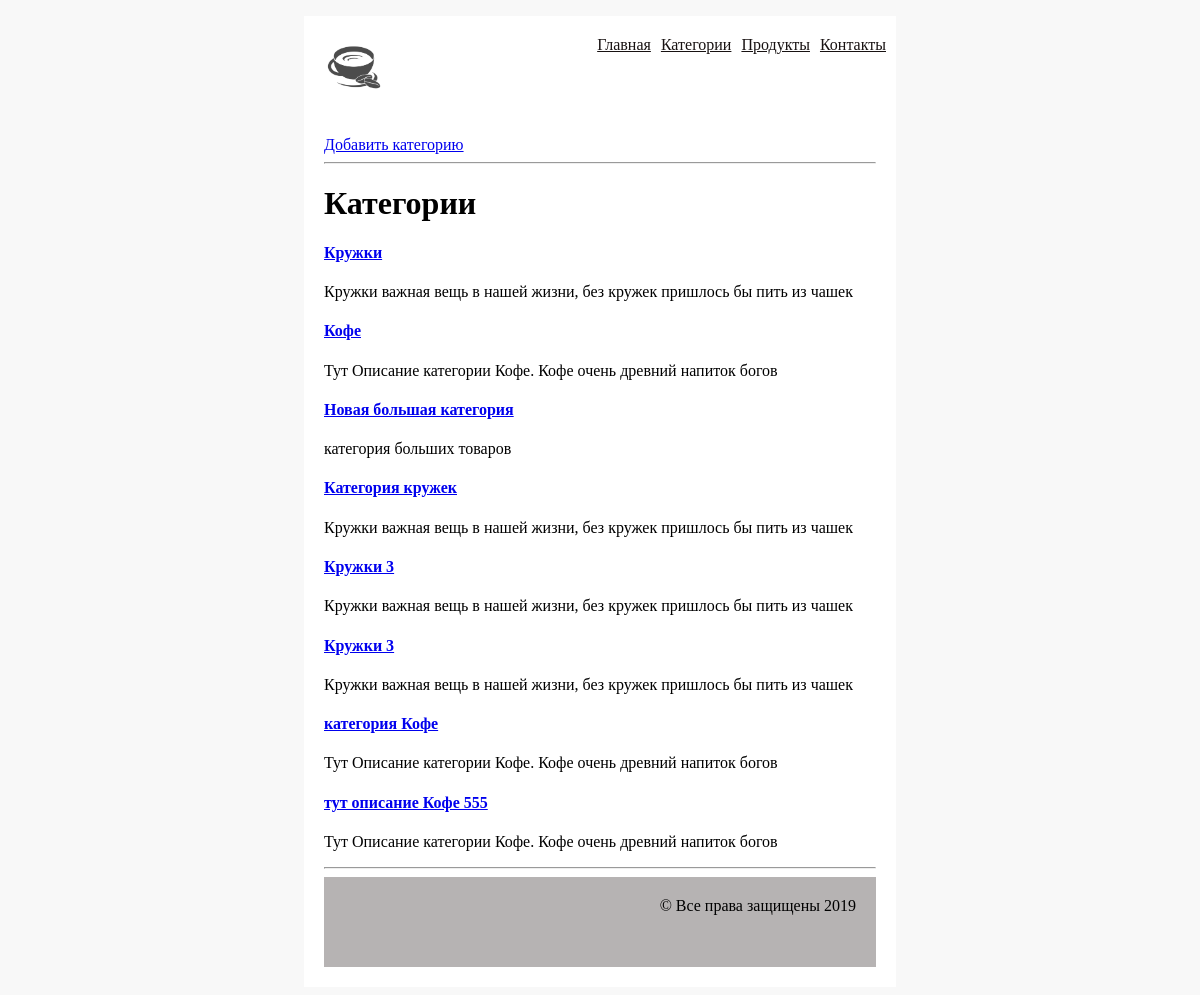
The app's page /category/, older data.
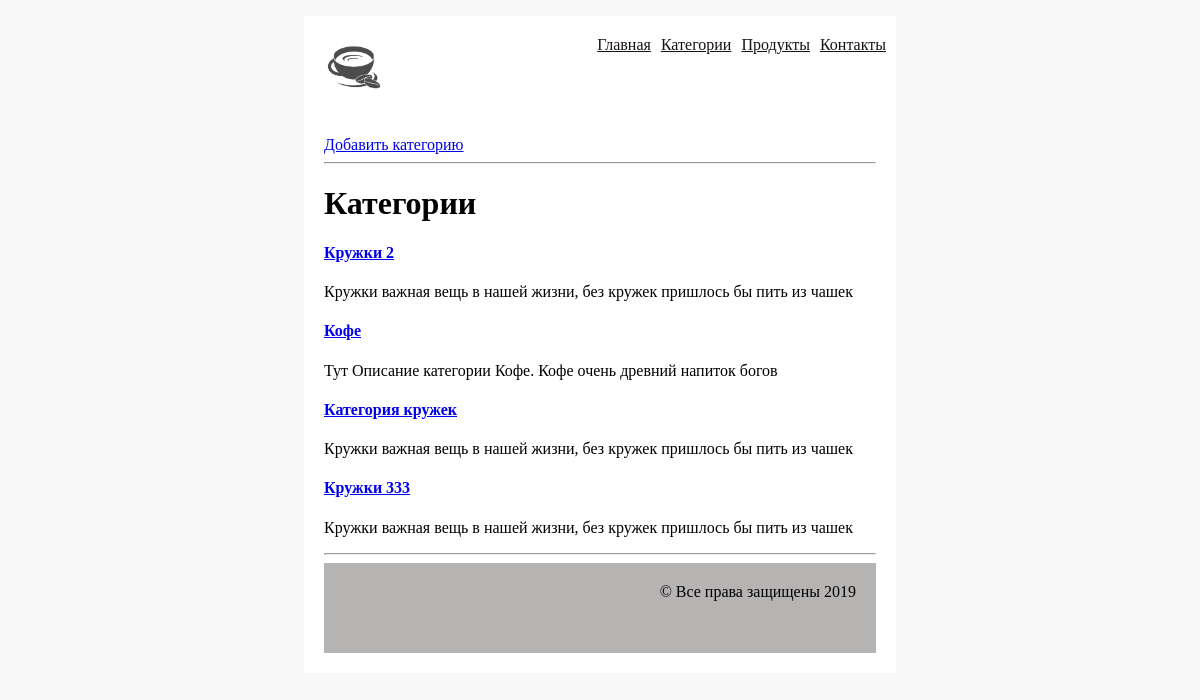
The same page, newer data.
### products/models/ProductCategory.py (models this page shows, shortened)
class ProductCategory(models.Model):
    name = models.CharField(verbose_name='имя продукта', max_length=128, unique=True)
    description = models.TextField(verbose_name='описание продукта', blank=True)

### products/views/category.py (the view)
class CategoryList (ListView):
    model = ProductCategory
    template_name = 'category/list.html'

### products/templates/category/list.html
{% extends "mainapp/base.html" %}
{% load staticfiles %}
{% block content %}
<div class="content">
    <a href="{% url 'category:add' %}">Добавить категорию</a>
    <hr>
    <h1>Категории</h1>
    {% for category in object_list %}
    <div class="block">
        <div class="text">
            <a href="{% url 'category:detail' pk=category.id %}">
                <h4>{{ category.name }}</h4>
            </a>
            <p>{{ category.description }}</p>
        </div>
    </div>
    {% endfor %}
    <hr>
    {% endblock content %}

Row changes from the older to the newer data that the page shows:
removed ProductCategory: name "Новая большая категория", description "категория больших товаров"
removed ProductCategory: name "Кружки 3", description "Кружки важная вещь в нашей жизни, без кружек пришлось бы пить из чашек"
removed ProductCategory: name "категория Кофе", description "Тут Описание категории Кофе. Кофе очень древний напиток богов"
removed ProductCategory: name "тут описание Кофе 555", description "Тут Описание категории Кофе. Кофе очень древний напиток богов"
changed ProductCategory: name "Кружки" → "Кружки 2"
changed ProductCategory: name "Кружки 3" → "Кружки 333"
